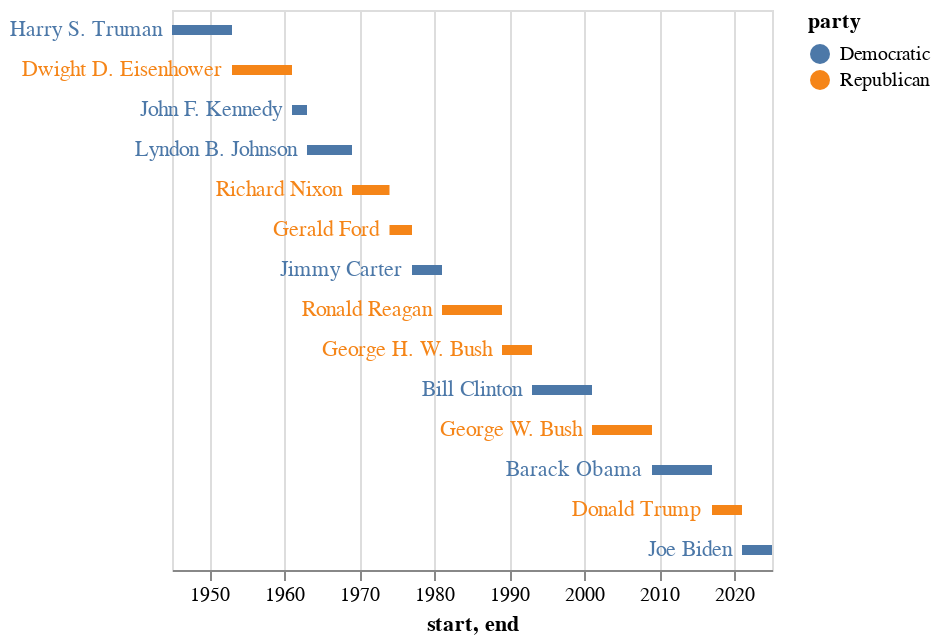

The code cell stored with this chart in its notebook:
### Markdown cell above
The following chart consists of two parts: `bars` and `labels`. The former will be the main chart representing the time spans of the presidencies as bars, and the latter will add the presidents' names. This way we can position the labels right next to the bars, much nicer!

### Code cell
# we add height as a parameter to make the time spans appear less clunky
bars = alt.Chart(presidents).mark_bar(height=5).encode(
    # we use two columns for the x-positions where the bar starts and ends
    x='start',
    x2='end',
    # we sort by start dates and hide the axis, as names will be added below
    y=alt.Y('name').sort('x').axis(None),
    color="party"
)

# the labels are added to the chart using the mark_text command
# no need to specify x and y as this is re-used from the bar chart
labels = bars.mark_text(align='right', dx=-5).encode(
    text='name'
)

# both charts integrated into a layered chart through the magic of a plus sign
bars + labels

### Figure 1 — Vega-Lite specification as saved in the notebook (floating-point values rounded to 4 significant figures)
{"config": {"view": {"continuousWidth": 300, "continuousHeight": 300}}, "layer": [{"mark": {"type": "bar", "height": 5}, "encoding": {"color": {"field": "party", "type": "nominal"}, "x": {"field": "start", "type": "temporal"}, "x2": {"field": "end"}, "y": {"axis": null, "field": "name", "sort": "x", "type": "nominal"}}}, {"mark": {"type": "text", "align": "right", "dx": -5}, "encoding": {"color": {"field": "party", "type": "nominal"}, "text": {"field": "name", "type": "nominal"}, "x": {"field": "start", "type": "temporal"}, "x2": {"field": "end"}, "y": {"axis": null, "field": "name", "sort": "x", "type": "nominal"}}}], "data": {"name": "data-2cd1536ff5ccdf7e31f63cfa2d000956"}, "$schema": "https://vega.github.io/schema/vega-lite/v5.8.0.json", "datasets": {"data-2cd1536ff5ccdf7e31f63cfa2d000956": [{"name": "Harry S. Truman", "start": "1945-01-01T00:00:00", "end": "1953-01-01T00:00:00", "party": "Democratic"}, {"name": "Dwight D. Eisenhower", "start": "1953-01-01T00:00:00", "end": "1961-01-01T00:00:00", "party": "Republican"}, {"name": "John F. Kennedy", "start": "1961-01-01T00:00:00", "end": "1963-01-01T00:00:00", "party": "Democratic"}, {"name": "Lyndon B. Johnson", "start": "1963-01-01T00:00:00", "end": "1969-01-01T00:00:00", "party": "Democratic"}, {"name": "Richard Nixon", "start": "1969-01-01T00:00:00", "end": "1974-01-01T00:00:00", "party": "Republican"}, {"name": "Gerald Ford", "start": "1974-01-01T00:00:00", "end": "1977-01-01T00:00:00", "party": "Republican"}, {"name": "Jimmy Carter", "start": "1977-01-01T00:00:00", "end": "1981-01-01T00:00:00", "party": "Democratic"}, {"name": "Ronald Reagan", "start": "1981-01-01T00:00:00", "end": "1989-01-01T00:00:00", "party": "Republican"}, {"name": "George H. W. Bush", "start": "1989-01-01T00:00:00", "end": "1993-01-01T00:00:00", "party": "Republican"}, {"name": "Bill Clinton", "start": "1993-01-01T00:00:00", "end": "2001-01-01T00:00:00", "party": "Democratic"}, {"name": "George W. Bush", "start": "2001-01-01T00:00:00", "end": "2009-01-01T00:00:00", "party": "Republican"}, {"name": "Barack Obama", "start": "2009-01-01T00:00:00", "end": "2017-01-01T00:00:00", "party": "Democratic"}, {"name": "Donald Trump", "start": "2017-01-01T00:00:00", "end": "2021-01-01T00:00:00", "party": "Republican"}, {"name": "Joe Biden", "start": "2021-01-01T00:00:00", "end": "2025-01-01T00:00:00", "party": "Democratic"}]}}
